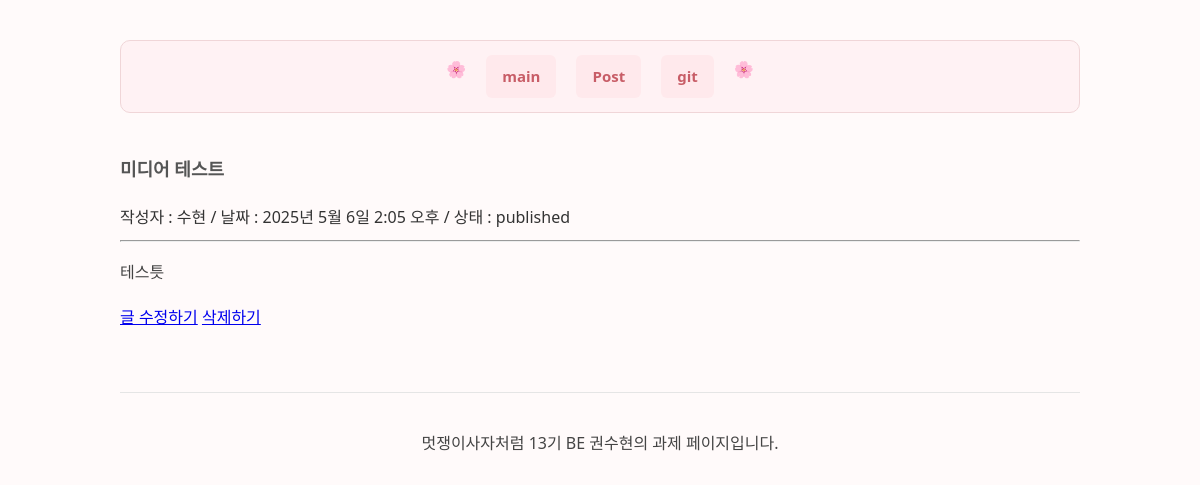
Page /3 on the committed database.
### main/models.py (models this page shows, shortened)
class Blog(models.Model):
     STATUS_CHOICES = [
          ('draft', '임시저장'),
          ('published', '발행'),
          ]
     title = models.CharField(max_length=50)
     writer = models.CharField(max_length=30)
     content = models.TextField()
     status = models.CharField(max_length=10, choices=STATUS_CHOICES, default='draft')
     created_at = models.DateTimeField()
     image = models.ImageField(upload_to="blog/", blank=True, null=True)

### main/views.py (the view)
# urls.py: path('<int:id>', detail, name="detail"),
def detail(request, id) :
     blog = get_object_or_404(Blog, pk=id)
     return render(request, 'main/detail.html', {'blog': blog})

### main/templates/main/detail.html (shortened to what this page needs)
{% extends 'base.html' %}
{% load static %}
{% block content %}
<h3>{{blog.title}}</h3>
작성자 : {{blog.writer}} /
날짜 : {{blog.created_at}} /
상태 : {{blog.status}}
<hr />
<p>{{blog.content}}</p>
<a href="{% url 'main:edit' blog.id %}">글 수정하기</a>
<a href="{% url 'main:delete' blog.id %}">삭제하기</a>
<br>
{% endblock %}

### project/static/CSS/project.css (style rules this page uses)
body { font-family: 'Segoe UI', 'Apple SD Gothic Neo', Arial, sans-serif; margin: 40px auto; max-width: 960px; background-color: #fffafa; color: #333; line-height: 1.8; padding: 0 20px; }
h3 { font-size: 18px; margin-top: 30px; color: #555; }
p, ul, ol { font-size: 16px; color: #444; }

### rows in the picture
Blog: title "미디어 테스트", writer "수현", created_at "2025년 5월 6일 2:05 오후", status "published", content "테스틋"
